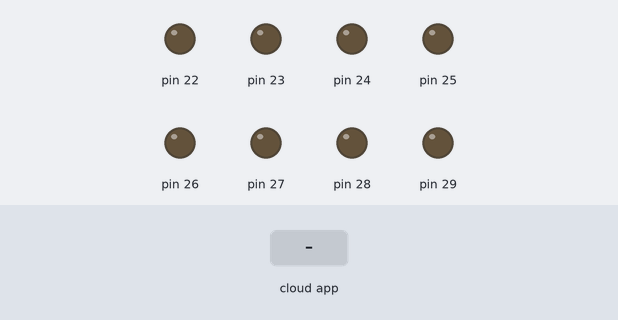
Recording of a sketch running on a simulated Arduino Mega 2560, built with avr-gcc and run on an emulated ATmega2560. Shown: output pins drawn as LEDs (lit = HIGH). Dashed ring = blinking. Inputs (shaded band) come from the test bench. The ROS host is connected and sends only what is stated.

Above: at 1.2 s.
1.3 s: the phone or cloud app sets cmd_steps to 45
At 1.46 s:
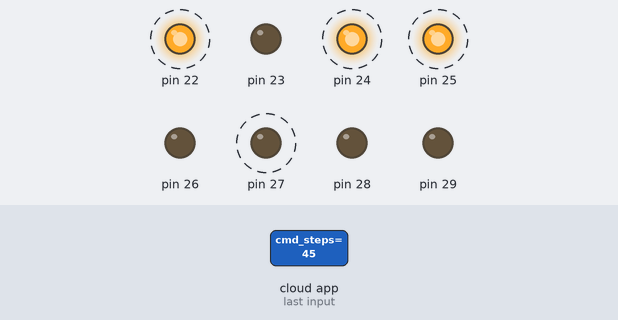
3.3 s: the phone or cloud app sets cmd_pos to 180
At 5.4 s:
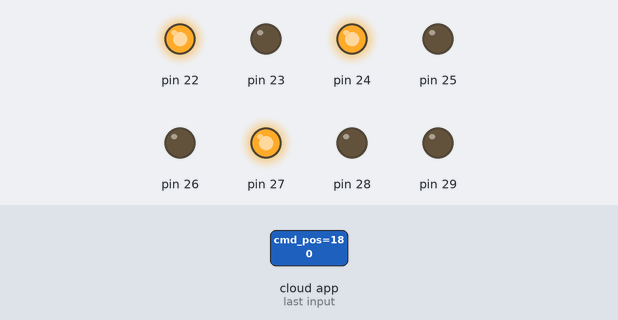
6.0 s: the phone or cloud app sets cmd_vel to 90
At 6.15 s:
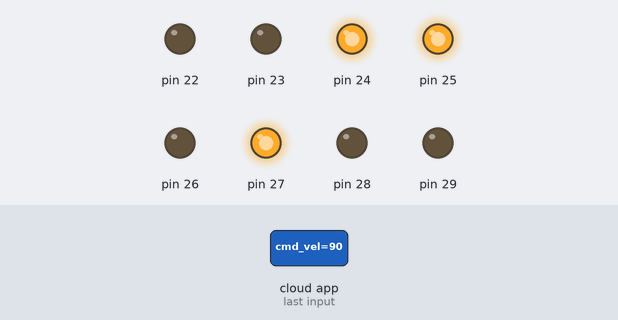
Timing chart, 0 to 15.0 s (numbered marks = the images above; inputs shaded):
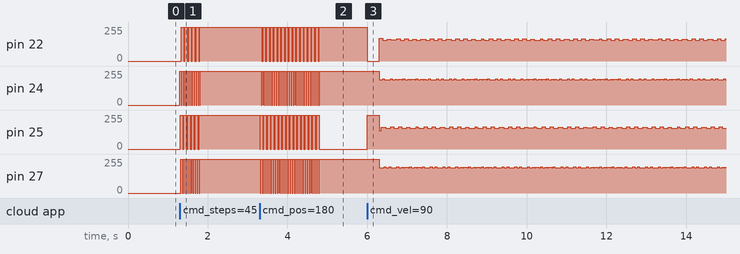

Measured:
- after the input at 1.3 s, pin 22: alternates 255/255 for 0.06 s and 0/255 for 0.04 s, 11 changes in all, then stays 255/255, starting at once; pin 24: alternates 255/255 for 0.04 s and 0/255 for 0.01 s, 23 changes in all, then stays 255/255, starting at once
- after the input at 3.3 s, pin 22: alternates 255/255 for 0.06 s and 0/255 for 0.04 s, 32 changes in all, then stays 255/255, starting after 0.05 s; pin 24: alternates 255/255 for 0.04 s and 0/255 for 0.01 s, 64 changes in all, then stays 255/255, starting at once

The sketch:

sweep_stepper.ino
```cpp
//
// LMD18200 H-BRIDGE Interface for driving a Bi-Polar Stepper Motor
// Tristan Hill - March 06, 2019
//
// Next Goal: use ineterupts to control timing of pulse train - DONE
// Next Goal: add position and velocity control functions - DONE
// Next Goal: integrate with ROS - DONE
// Next Goal: hmm....

// Goal: integrate with 'rplidar_3d' ROS node - in progress, getting closer

/**************** Wiring Diagram*******************

  MEGA2560                 LMD18200 (1)
  ________                 ___________

                          pin1(bootstrap input1)<---> 10nF cap to pin2
                          pin2(motor output 1)  <---> stepper motor yellow (mercury motor SM42BYG011-25)
        PA0 (pin22) <---> pin3(direction input)
        PA1 (pin23) <---> pin4(brake input)
        PA2 (pin24) <---> pin5(PWM input)
                          pin6(VS power) <--------> 12v
                GND <---> pin7(GND))<-------------> GND
                          pin8(current sense)
                          pin9(thermal flag)
                          pin10(motor output 2) <---> stepper motor blue
                          pin11(bootstrap input 2) <---> 10nF cap to pin10

                           LMD18200 (2)
                           ___________

                          pin1(bootstrap input1)<---> 10nF cap to pin2
                          pin2(motor output 1)  <---> stepper motor red
        PA3 (pin25) <---> pin3(direction input)
        PA4 (pin26) <---> pin4(brake input)
        PA5 (pin27) <---> pin5(PWM input)
                          pin6(VS power) <--------> 12v
                GND <---> pin7(GND))<-------------> GND
                          pin8(current sense)
                          pin9(thermal flag)
                          pin10(motor output 2) <---> stepper motor green
                          pin11(bootstrap input 2) <---> 10nF cap to pin10

*/
#include <ros.h>
#include <std_msgs/Empty.h>
#include <std_msgs/Bool.h>
#include <std_msgs/Int32.h>

// user def funs prototypes here
double map_double(double x, double in_min, double in_max, double out_min, double out_max);

/******** DEFINE GLOBAL VARIABLES ********/

// Stepper motor sequences
int fullstep[4]={0b00100100,0b00100101,0b00101101,0b00101100} ;
// 0b00100100; // low high, low high
// 0b00100101; // low high, high low
// 0b00101101; // high low, high low
// 0b00101100; // high low, low high

int halfstep[8]={0b00100100,0b00001100,0b00101100,0b00101001,0b00101101,0b00001101,0b00100101,0b00100001} ;
// 0b00100100; // low high , low high
// 0b00001100; // none none, low high
// 0b00101100; // high low, low high
// 0b00101001; // high low, none none
// 0b00101101; // high low, high low
// 0b00001101; // none none, high low
// 0b00100101; // low high, high low
// 0b00100001; // low high, none none

// Setup the output sequences using PORTA for now
// this looks much different using this lmd18200 chip
// setting the outpout states is counterintuitive, just use the given truth table in the data sheet
// PORTA = 0b00000101;  // Source 1, Sink 2     pin2:high pin10:low
// PORTA = 0b00000100;  // Source 1, Source 2   pin2:low  pin10:high
// PORTA = 0b00000001;  // Sink 1, Source 2     pin2:high pin10:high
// PORTA = 0b00000110;  // Sink1, Sink2         pin2:low  pin10:low
// PORTA = 0b00000001;  // None, None           pin2:-    pin10:-

//flags and counters for stepper control
int SPR=50; //steps per revolution

volatile int seq_cnt=0;

volatile int pos_curr=0;
volatile int pos_cmd=0;

volatile int step_cnt=0;
volatile int step_cmd=0;

volatile int vel_cmd=0;
volatile int vel_curr=0;

// flags for ROS communication
bool motor_enable=0;  // turn off the motor to begin
//bool motor_dir=1;     // set the direction
bool motor_status=1;  // 0 - 'not currently stepping' // 1 - 'currently stepping'
int motor_pos=0;
int motor_vel=0;

// volatle is crucial here, we need to invetigate this
volatile bool step_flag=1; //0 - steps incomplete, 1 - steps complete
volatile bool step_dir=1; //0 - CCW , 1 - CW

volatile bool vel_mode=0; //0 - vel mode off , 1 - vel mode on

// setup ROS client node
ros::NodeHandle nh;
/******** PUBLISHERS ********/
/* publisher object for motor status */
std_msgs::Bool status_msg;
ros::Publisher status_pub("motor_status", &status_msg);

/* publisher object for motor position */
std_msgs::Int32 pos_msg;
ros::Publisher pos_pub("motor_position", &pos_msg);

/* publisher object for debug data */
std_msgs::Int32 debug_msg;
ros::Publisher debug_pub("debug", &debug_msg);


/******** SUBSCRIBERS ********/
/* Callback function for 'motor enable' */
void enable_cb( const std_msgs::Bool& msg){
  motor_enable=msg.data;   // turn on the motor
}
/* Subscriber object for 'motor enable' */
ros::Subscriber<std_msgs::Bool> sub1("motor_enable", &enable_cb );

/* Callback function for 'motor direction' */
void dir_cb( const std_msgs::Bool& msg){
  step_dir=msg.data;   // set the direction
}
/* Subscriber object for 'motor direction'*/
ros::Subscriber<std_msgs::Bool> sub2("motor_dir", &dir_cb );

/* Callback function for 'motor velocity' */
void vel_cb( const std_msgs::Int32& msg){
  motor_vel=msg.data;   // set the direction
  init_step(motor_vel);
}
/* Subscriber object for 'motor velocity'*/
ros::Subscriber<std_msgs::Int32> sub3("motor_vel", &vel_cb );

/* Callback for 'command steps' */
void cmd_steps_cb( const std_msgs::Int32& msg){
  motor_status=1;
  status_msg.data = motor_status;
  status_pub.publish( &status_msg );

  nh.spinOnce();

  command_steps(msg.data,step_dir);  // command the steps

  pos_msg.data = motor_pos;
  pos_pub.publish( &pos_msg );

  motor_status=0;
  status_msg.data = motor_status;
  status_pub.publish( &status_msg );
  nh.spinOnce();
}
/* Subscriber object for 'command steps' */
ros::Subscriber<std_msgs::Int32> sub4("cmd_steps", &cmd_steps_cb );

/* Callback for 'command position' */
void cmd_pos_cb( const std_msgs::Int32& msg){
  motor_status=1;
  status_msg.data = motor_status;
  status_pub.publish( &status_msg );
  nh.spinOnce();

  command_pos(msg.data);  // command the position

  pos_msg.data = motor_pos;
  pos_pub.publish( &pos_msg );

  motor_status=0;
  status_msg.data = motor_status;
  status_pub.publish( &status_msg );
  nh.spinOnce();
}
/* Subscriber object for 'command position' */
ros::Subscriber<std_msgs::Int32> sub5("cmd_pos", &cmd_pos_cb );

/* Callback for 'command velocity' */
void cmd_vel_cb( const std_msgs::Int32& msg){

  motor_status=1;
  //vel_mode=1;


  status_msg.data = motor_status;
  status_pub.publish( &status_msg );
  nh.spinOnce();

  debug_msg.data = 1;
  debug_pub.publish( &debug_msg );

  //Serial.println("Command Velocity Callback");
  vel_cmd=msg.data;
  command_vel(msg.data,1);  // command the velocity

  //pos_msg.data = motor_pos;
  //pos_pub.publish( &pos_msg );

  //motor_status=0; // notice the motor is still on
  status_msg.data = motor_status;
  status_pub.publish( &status_msg );
  nh.spinOnce();
}
/* Subscriber object for 'command velocity' */
ros::Subscriber<std_msgs::Int32> sub6("cmd_vel", &cmd_vel_cb );
/*
// Callback function for 'desired position'
void dir_cb( const std_msgs::Bool& msg){
  motor_dir=msg.data;   // set the desired pos
}
// Subscriber object for 'motor direction'
ros::Subscriber<std_msgs::Bool> sub2("motor_dir", &dir_cb );
*/

void setup() {
  // put your setup code here, to run once:

  // setup serial monitior
  //Serial.begin(9600);          //  setup serial
  //while (! Serial);
  //Serial.println("LMD18200 Driver Setup!");

  init_step(10);

  // setup ROS node
  nh.initNode();

  // setup subscribers
  nh.subscribe(sub1);
  nh.subscribe(sub2);
  nh.subscribe(sub3);
  nh.subscribe(sub4);
  nh.subscribe(sub5);
  nh.subscribe(sub6);
  delay(.01);

  nh.spinOnce();
  delay(.01);

  // setup publishers
  nh.advertise(status_pub);
  nh.advertise(pos_pub);
  nh.advertise(debug_pub);

}

void loop() {

  /* test the command functions
  Serial.println(pos_curr);1
  Serial.println("Command Stepping");
  command_steps(40,0);
  Serial.println("Finished Stepping");
  delay(1000);
  Serial.println(pos_curr);

  Serial.println("Command Position");
  command_pos(0);
  Serial.println("Finished Positioning");
  Serial.println(pos_curr);
  delay(1000);

  Serial.println("Command Velocity");
  command_vel(60,0);
  delay(2000);

  command_vel(150,1);
  delay(2000);
  command_vel(0,0);
  Serial.println("Finished Velocitying...");
  Serial.println(pos_curr);

  while(1);
  */

  //pos_msg.data = motor_pos;
  pos_msg.data = pos_curr;
  pos_pub.publish( &pos_msg );
  nh.spinOnce();

  status_msg.data = motor_status;
  status_pub.publish( &status_msg );

  nh.spinOnce();
  delay(.01);

}

void init_step(double vel)
{
  // Set up timer to toggle OC1A (PB5, pin11) on match of OCR1A in Fast PWM mode
  // 10 bit fast pwm mode, normal port operation
  TCCR1A |= (1<<COM1A1) | (1<<WGM11); //WGM13:0 = 1110
  TCCR1A &= ~(1<<WGM10);
  // set up timer with prescaler and Fast 10 bit PWM mode (mode 14, bits WGM13:0=1110)
  // I cant figure out why i hvae to turn OFF the bits in CS0:2 (TWH)

  int speed_range=1; //1-slow, 2-fast
  double f_base;
  // use prescale options for differnt frequency ranges (trade off is resolution)
  if (speed_range==2) //fast range
  {
    TCCR1B |= (1<<WGM13)  | (1<<WGM12)  | (1<<CS11) ; //CS12:0=010 -> 30.5 Hz (measured w/ oscope)
    TCCR1B &= ~(1<<CS10) & ~(1<<CS12);
    f_base=30.5; // Hz
  }else if(speed_range==1) //slow range
  {
    TCCR1B |= (1<<WGM13)  | (1<<WGM12)  | (1<<CS11) | (1<<CS10);  //CS12:0=011 -> 3 Hz (not square wave)
    TCCR1B &= ~(1<<CS12);                               // ->
    f_base=3.0; // Hz
  }

  // Set compare value to 1Hz at 16MHz AVR clock
  double T_base,T,f_step,f_seq;
  long T_pwm;

  // set the frequency for the interrupt, start with the 'base' frequency and divide to go faster
  // this seems to work, meaured with scope, accurate to around +-1.5Hz @ 600Hz

  f_step=vel*SPR/60; // this is frequency of steps, max for mecury stepper is between 150-200 Hz

  f_seq=f_step*8; //this is the frequency that the stepping sequence will be cycled (4- full step, 8- halfstep)
  T_base=1.0/f_base;
  T=1.0/f_seq;
  T_pwm=map_double(T,0,T_base,0,65535);

  ICR1=T_pwm; // this register defines TOP in mode 14
  // ICR1=65535;
  // whenever a match occurs OC1A toggles
  OCR1A = 10000; // this values controls the duty cycle (not needed for this application)

  // Use PORTA for control pins (output)
  DDRA=0b11111111;
}

void command_steps(int steps, bool dir)
{
  vel_mode=0;
  step_dir=dir;
  step_cmd=steps;
  step_cnt=0;
  step_flag=0;

  if (steps==0)
  {
  }else
  {
    TIMSK1 |= 0b00000001;           // enable overflow interrupt
    while(step_flag==0){            // wait until steps are complete (blocking)
      pos_msg.data = motor_pos;      // publish pos to ROS
      pos_pub.publish( &pos_msg );
      nh.spinOnce();
      delay(.001);
    }
  }
}

void command_pos(int pos)
{
  vel_mode=0;
  pos_cmd=pos;
  int pos_del;
  pos_del=(pos_cmd-pos_curr);//%SPR;

  // take the shortest path
  if (pos_del>=SPR/2)
  {
    pos_del=-(SPR-pos_del);
  }else if (pos_del<=-SPR/2)
  {
    pos_del=SPR+pos_del;
  }
  // and go backwards when needed
  if (pos_del>0)
  {
    command_steps(pos_del,0);
  }else if(pos_del<0)
  {
    command_steps(abs(pos_del),1);
  }else
  {
    command_steps(0,1);
  }

}

// note: if this function is used the motor will not stop
// until it is used again to command a zero velocity (consider fixing)
void command_vel(double vel,int dir)
{
  //vel_mode=1;
  init_step(vel);
  step_dir=dir;

  if (vel==0)
  {
    TIMSK1 &= 0b11111110; // turn off interrupt
  }else
  {
    TIMSK1 |= 0b00000001;  // enable overflow interrupt

    vel_curr=vel_cmd;
    while (vel_cmd==vel_curr)  // wait here unless there has been a change in the commanded velocity
    {
      //vel_curr=vel_cmd;

    }
  }

}

/********** Interrupt Routines - The timing for stepping is handled here***************/

ISR(TIMER1_OVF_vect)
{

  int seq_cnt;
  seq_cnt=step_cnt%8;

  if (step_dir==1)
  {
    PORTA=halfstep[seq_cnt];  // step forwards
    motor_pos++;


  }else if(step_dir==0)
  {
    PORTA=halfstep[7-seq_cnt];   // step backward
    motor_pos--;
  }

  step_cnt++;

  if(step_cnt==step_cmd) // finished last step
  {
    step_flag=1;
    TIMSK1 &= 0b11111110; // turn off interrupt
  }


}
/*
// timer1 overflow // step here
ISR(TIMER1_OVF_vect)
{

  if (step_dir==0)
  {
    PORTA=halfstep[7-seq_cnt]; // step backwards
    motor_pos--;
  }else if(step_dir==1)
  {
    PORTA=halfstep[seq_cnt];   // step forwards
    motor_pos++;
  }

  if((seq_cnt==7)&&(step_cnt==step_cmd)&&(vel_mode==0)) // finished last sequence (dont stop in vel mode)
  {
    step_flag=1;
    TIMSK1 &= 0b11111110; // turn off interrupt
  }else if(seq_cnt==0)                  // finished this sequence
  {
    if (step_dir==0)
    {
      pos_curr++;
    }else if(step_dir==1)
    {
      pos_curr--;
    }
    step_cnt++;
  }

  seq_cnt=(seq_cnt+1)%8;

}
*/

// this fuction maps a double from one range to another
double map_double(double x, double in_min, double in_max, double out_min, double out_max) {
  return (x - in_min) * (out_max - out_min) / (in_max - in_min) + out_min;
}
```
